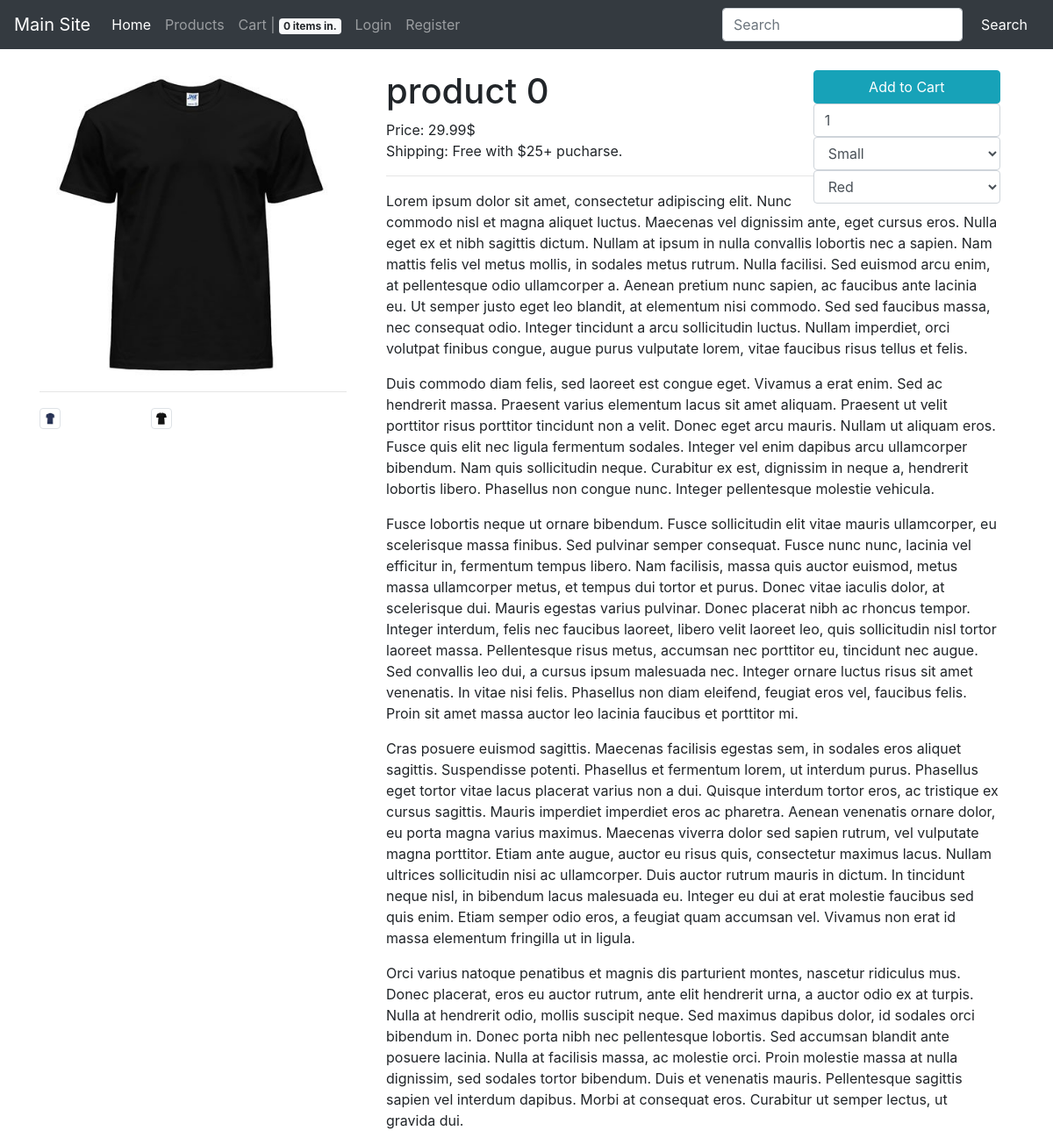
The page /products/product-0/ on the database its author committed.
### products/models.py (models this page shows, shortened)
class ProductImage(models.Model):
    product = models.ForeignKey("Product", on_delete=models.CASCADE)
    image = models.ImageField(upload_to='products/images/', max_length=None, null=True, blank=True)
    featured = models.BooleanField(default=False)
    thumbnail = models.BooleanField(default=False)
    active = models.BooleanField(default=True)
    updated = models.DateTimeField(auto_now=True, auto_now_add=False)

class Product(models.Model):
    title = models.CharField(max_length=120)
    description = models.TextField(blank=True, null=True)
    price = models.DecimalField(max_digits=5, decimal_places=2)
    sale_price = models.DecimalField(max_digits=5, decimal_places=2, null=True, blank=True)
    slug = models.SlugField(unique=True)
    timestamp = models.DateTimeField(auto_now=False, auto_now_add=True)
    updated = models.DateTimeField(auto_now=True, auto_now_add=False)
    active = models.BooleanField(default=True)
    class Meta:
        unique_together = ['title', 'slug']

### products/views.py (the view)
# urls.py: re_path(r'^products/(?P<slug>[\w-]+)/$', single, name='single_product'),
def single(request, slug):
    try:
        product = Product.objects.get(slug=slug)
        images = ProductImage.objects.filter(product=product)
        template="products/single.html"
        context = {'product': product, "images": images}
        return render(request, template, context)
    except:
        raise Http404

### marketing/models.py (called while the page is built)
    def active(self):
        return self.filter(active=True)

    def featured(self):
        return self.filter(featured=True)\
            .filter(start_date__lte=datetime.datetime.now())\
            .filter(end_date__gt=datetime.datetime.now())

    def get_queryset(self):
        return MarketingQueryset(self.model, using=self._db)

    def get_featured_item(self):
        try:
            return self.get_queryset().active().featured()[0]
        except:
            return None

### products/models.py (called while the page is built)
    def all(self):
        return super(VariationManager, self).filter(active=True)

    def sizes(self):
        return self.all().filter(category='size')

    def color(self):
        return self.all().filter(category='color')

### templates/products/single.html (shortened to what this page needs)
{% extends 'base.html' %}
{% block content %}
<div class="row">
<div class="col-sm-4">
{% for img in images %}
{% if img.featured %}
<div class="col-xs-12">
<img class="img-fluid" src="{{ img.image.url }}" />
<hr/>
</div>
{% endif %}
{% endfor %}
<div class="row">
{% for img in images %}
{% if not img.featured %}
<div class="col-sm-4">
<a href="#"  >
<img class="img-fluid img-thumbnail" style="height:25%" src="{{ img.image.url }}" />
</a>
</div>
{% endif %}
{% endfor %}
</div>
</div>
<div class="col-sm-8">
<div class="col-sm-8 float-left">
<h1>
{{ product.title }}
</h1>
</div>
<div class="col-sm-4 float-right" style="z-index:2;">
<form  class="form text-center"  method="POST" action="{% url "add_to_cart" product.slug %}">
<input type="submit" class="btn btn-info btn-block" value="Add to Cart" />
<input name="qty" class="form-control" type="number" value="1" min="1" />
{% if product.variation_set.all %}
{% if product.variation_set.sizes %}
<select class="form-control" name="size" >
{% for item in product.variation_set.sizes %}
<option value="{{ item.title|lower }}">{{ item.title|capfirst }}</option>
{% endfor %}
</select>
{% endif %}
{% if product.variation_set.color %}
<select class="form-control" name="color" >
{% for item in product.variation_set.color %}
<option value="{{ item.title|lower }}">{{ item.title|capfirst }}</option>
{% endfor %}
</select>
{% endif %}
{% endif %}
</form>
</div>
<div class="col-sm-12">
Price: {{ product.price }}$<br/>
Shipping: Free with $25+ pucharse.
<hr/>
</div>
<div class="col-sm-12">
{{ product.description|linebreaks }}
</div>
</div>
</div>
{% endblock %}

### rows shown on the page
ProductImage: image (picture)
ProductImage: image (picture)
ProductImage: image (picture)
Product: title "product 0", price "29.99", description "Lorem ipsum dolor sit amet, consectetur adipiscing elit. Nunc commodo nisl et magna aliquet luctus. Maecenas vel dignissim ante, eget cursus eros. Nulla eget ex et nibh sagittis dictum. Nullam at ipsum in nulla convallis lobortis nec a sapien. Nam mattis felis vel metus mollis, in sodales metus rutrum. Nulla facilisi. Sed euismod arcu enim, at pellentesque odio ullamcorper a. Aenean pretium nunc sapien, ac faucibus ante lacinia eu. Ut semper justo eget leo blandit, at elementum nisi commodo. Sed sed faucibus massa, nec consequat odio. Integer tincidunt a arcu sollicitudin luctus. Nullam imperdiet, orci volutpat finibus congue, augue purus vulputate lorem, vitae faucibus risus tellus et…"

### other values the page prints
form field size "Small"
form field color "Red"
